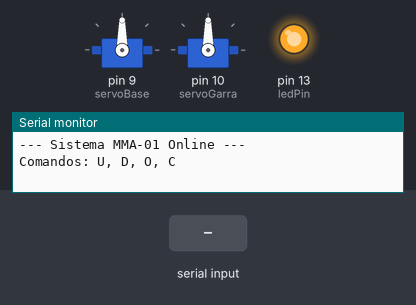
This sketch was run on a simulated Arduino Uno, built with avr-gcc and run on an emulated ATmega328P. Shown: 2 × servo, output pins drawn as LEDs (lit = HIGH), the last lines printed to the serial monitor. Inputs (shaded band) come from the test bench.

Above: at 1.7 s.
1.8 s: "U\n" received over Serial
At 3.1 s:
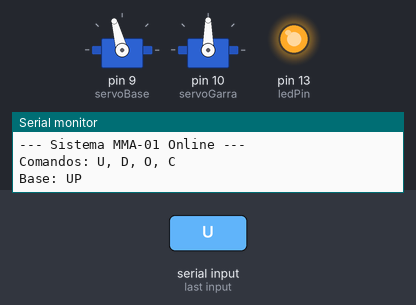
3.4 s: byte 67 ('C') received over Serial
At 3.8 s:
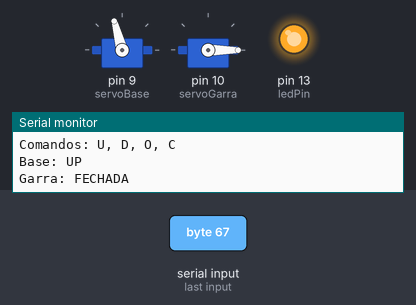
4.9 s: byte 68 ('D') received over Serial
At 6.1 s:
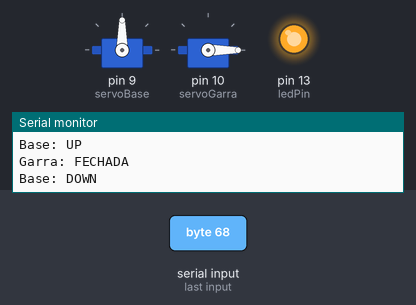
6.4 s: byte 79 ('O') received over Serial
At 7.3 s:
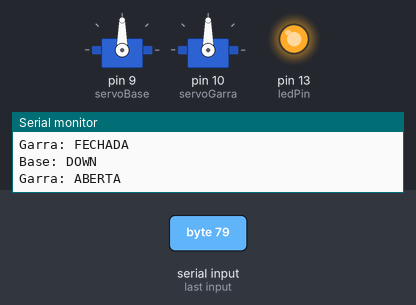
7.9 s: "D\n" received over Serial
At 9.1 s:
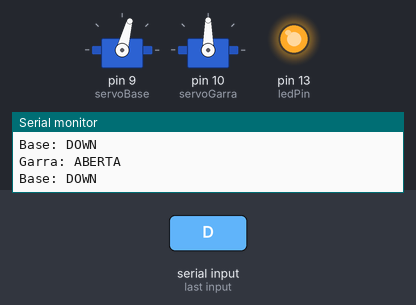
9.5 s: "C\n" received over Serial
At 10.3 s:
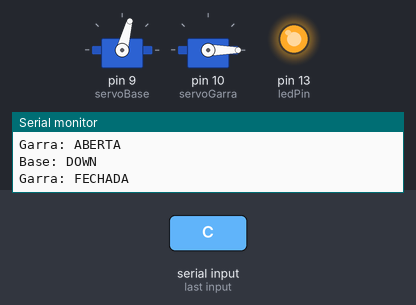
Timing chart, 0 to 12.1 s (numbered marks = the images above; inputs shaded):
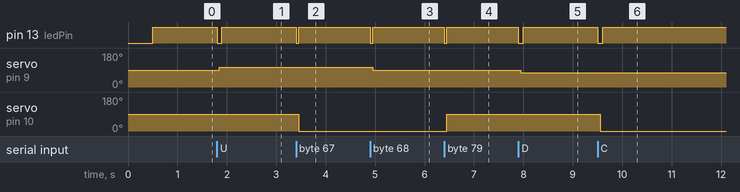

The sketch:

mma_01.ino
```cpp
// C++ code
//

#include <Servo.h>


Servo servoBase;

Servo servoGarra;

const int ledPin = 13;


int posBase = 90;

int posGarra = 90;


void setup() {
  Serial.begin(9600);
  delay(500); // <-- O segredo: Dá tempo para o Tinkercad abrir o monitor

  servoBase.attach(9);
  servoGarra.attach(10);
  pinMode(ledPin, OUTPUT);

  digitalWrite(ledPin, HIGH);
  servoBase.write(posBase);
  servoGarra.write(posGarra);

  Serial.println("--- Sistema MMA-01 Online ---");
  Serial.println("Comandos: U, D, O, C");
}


void loop() {

  if (Serial.available() > 0) {

    char comando = Serial.read();


    digitalWrite(ledPin, LOW);

    delay(50);

    digitalWrite(ledPin, HIGH);


    switch(comando) {

      case 'U':

        posBase = constrain(posBase + 15, 0, 180);

        servoBase.write(posBase);

        Serial.println("Base: UP");

        break;

      case 'D':

        posBase = constrain(posBase - 15, 0, 180);

        servoBase.write(posBase);

        Serial.println("Base: DOWN");

        break;

      case 'O':

        posGarra = 90;

        servoGarra.write(posGarra);

        Serial.println("Garra: ABERTA");

        break;

      case 'C':

        posGarra = 0;

        servoGarra.write(posGarra);

        Serial.println("Garra: FECHADA");

        break;

      case '\n': case '\r': break;

      default:

        Serial.println("Comando Invalido");

    }

  }

}
```

Measured:
- after the input at 1.8 s, pin 13 (ledPin): HIGH → LOW at once, → HIGH 0.10 s later; servo on pin 9 (servoBase): 90° → 105° after 0.05 s
- after the input at 3.4 s, pin 13 (ledPin): HIGH → LOW at once, → HIGH 0.05 s later; servo on pin 10 (servoGarra): 90° → 0° after 0.05 s
- after the input at 4.9 s, pin 13 (ledPin): HIGH → LOW at once, → HIGH 0.05 s later; servo on pin 9 (servoBase): 105° → 90° after 0.05 s
- after the input at 6.4 s, pin 13 (ledPin): HIGH → LOW at once, → HIGH 0.05 s later; servo on pin 10 (servoGarra): 0° → 90° after 0.05 s
- after the input at 7.9 s, pin 13 (ledPin): HIGH → LOW at once, → HIGH 0.10 s later; servo on pin 9 (servoBase): 90° → 75° after 0.05 s
- after the input at 9.5 s, pin 13 (ledPin): HIGH → LOW at once, → HIGH 0.10 s later; servo on pin 10 (servoGarra): 90° → 0° after 0.05 s
